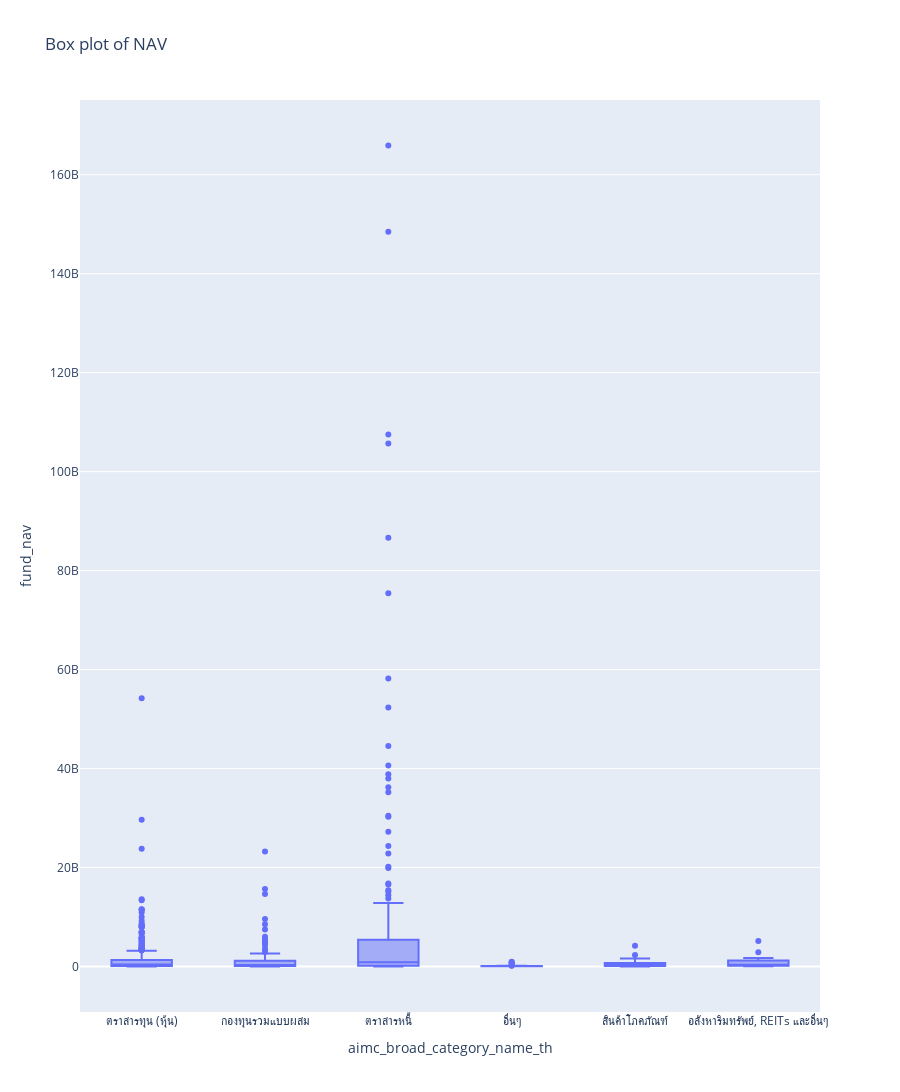

Notebook source saved alongside this figure:
### Code cell
px.box(fund_df, 
        x='aimc_broad_category_name_th', 
        y='fund_nav', 
        height=1200,
        title='Box plot of NAV'
    )

### Figure 1 — Plotly figure (JSON) as saved in the notebook; plotly's stock layout.template omitted (floating-point values rounded to 4 significant figures; data arrays with more than 128 entries replaced by an {"elided": "..."} marker saying what was removed)
{"data": [{"alignmentgroup": "True", "hovertemplate": "aimc_broad_category_name_th=%{x}<br>fund_nav=%{y}<extra></extra>", "legendgroup": "", "marker": {"color": "#636efa"}, "name": "", "notched": false, "offsetgroup": "", "orientation": "v", "showlegend": false, "type": "box", "x": {"elided": "949 str values"}, "x0": " ", "xaxis": "x", "y": {"elided": "949 float values"}, "y0": " ", "yaxis": "y"}], "layout": {"boxmode": "group", "height": 1200, "legend": {"tracegroupgap": 0}, "title": {"text": "Box plot of NAV"}, "xaxis": {"anchor": "y", "domain": [0, 1], "title": {"text": "aimc_broad_category_name_th"}}, "yaxis": {"anchor": "x", "domain": [0, 1], "title": {"text": "fund_nav"}}}}
